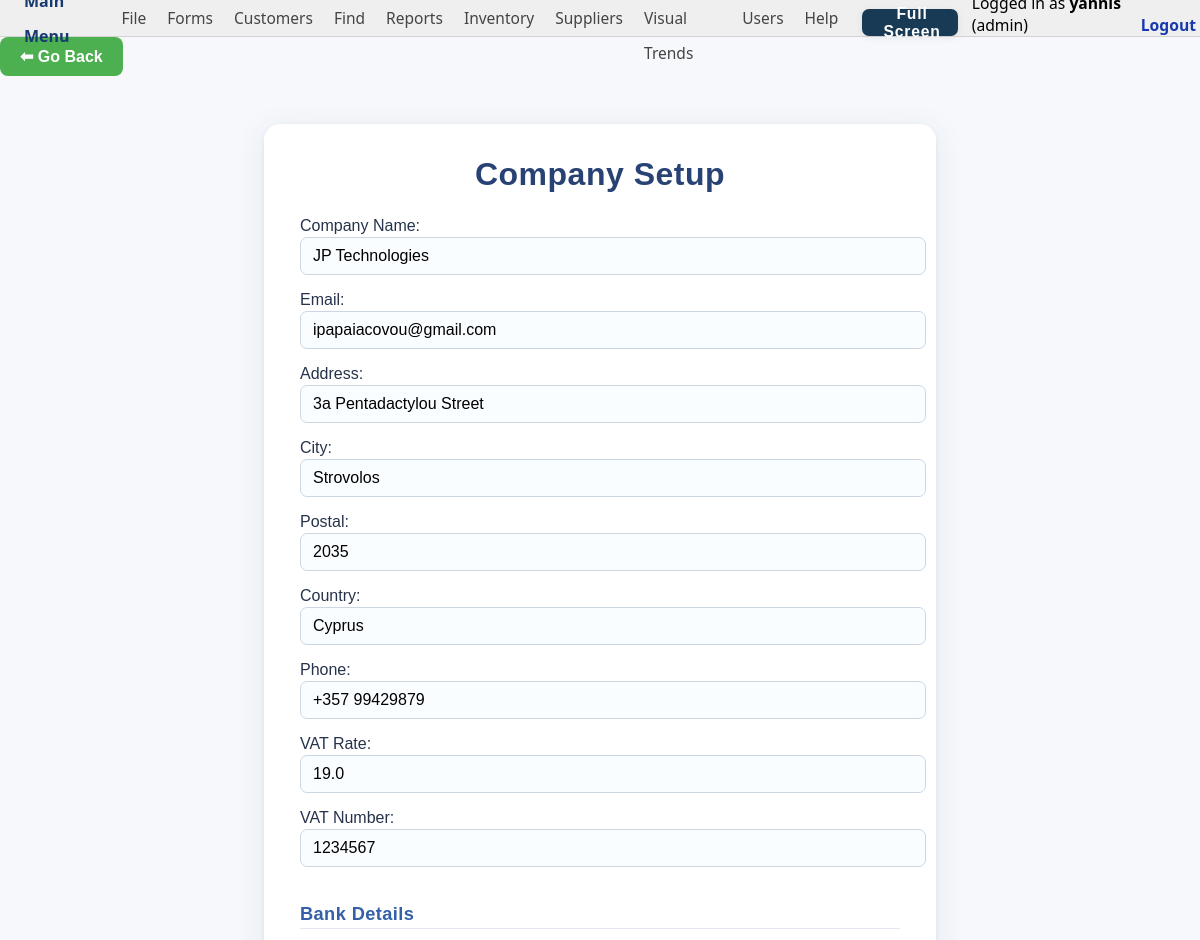
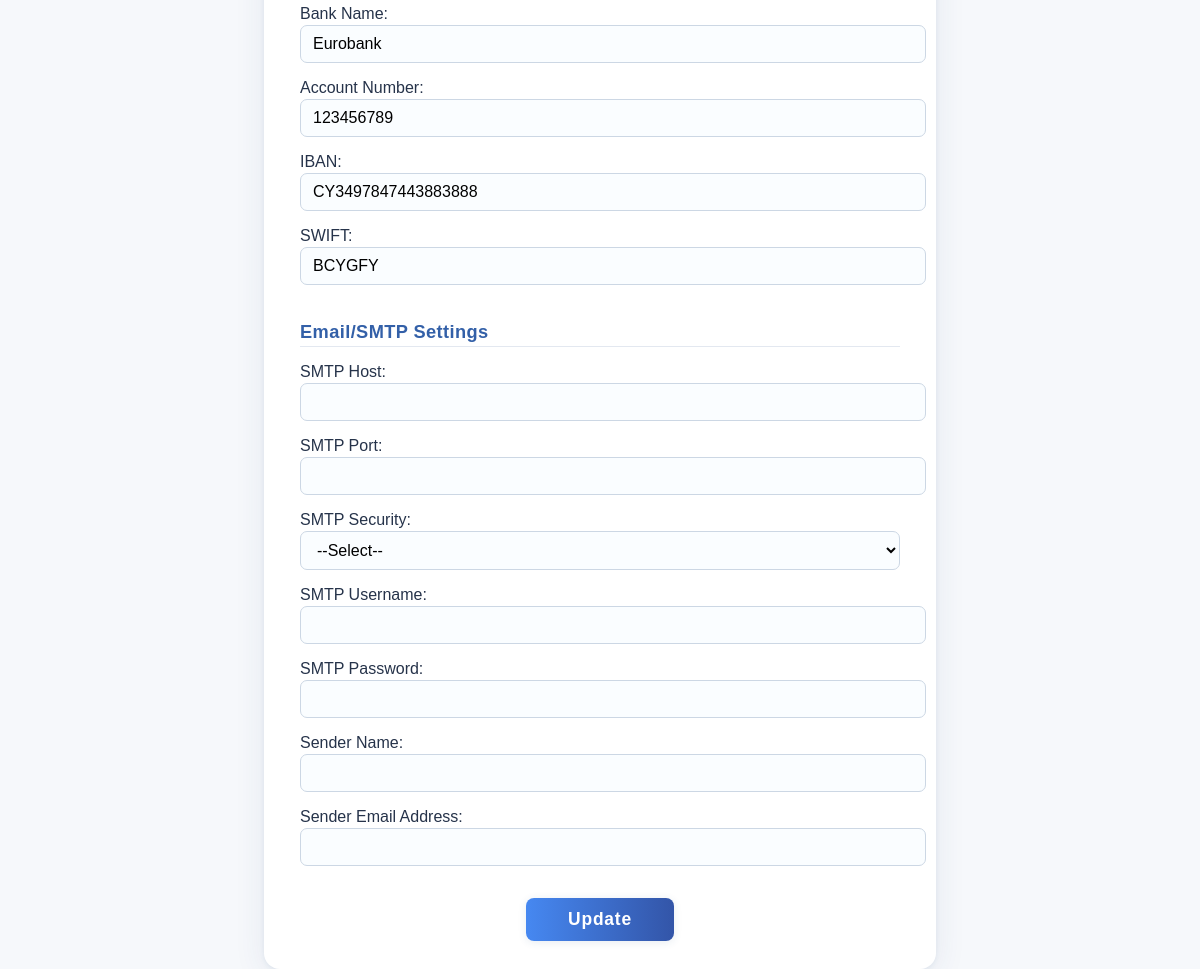
The page /company_setup (signed in) on the database its author committed (2 pictures, top to bottom).
### tables this page shows
CREATE TABLE users (
                    id INTEGER PRIMARY KEY AUTOINCREMENT,
                    username TEXT UNIQUE NOT NULL,
                    password_hash TEXT NOT NULL,
                    role TEXT NOT NULL CHECK(role IN ('admin','user')),
                    created_at TIMESTAMP DEFAULT CURRENT_TIMESTAMP
                , first_name TEXT, last_name TEXT, must_change_password INTEGER DEFAULT 0, active INTEGER NOT NULL DEFAULT 1, department TEXT);

CREATE TABLE company_info (
    id INTEGER PRIMARY KEY AUTOINCREMENT,
    company_name TEXT,
    email TEXT,
    address TEXT,
    city TEXT,
    postal TEXT,
    country TEXT,
    phone TEXT,
    vat_rate REAL,
    vat TEXT,
    bank_name TEXT,
    account_number TEXT,
    swift TEXT,
    iban TEXT,
    updated_at TIMESTAMP DEFAULT CURRENT_TIMESTAMP
, smtp_host TEXT, smtp_port INTEGER, smtp_security TEXT, smtp_username TEXT, smtp_password TEXT, email_sender TEXT, email_sender_address TEXT);

### app.py (the view, shortened to what this page needs)
@app.route('/company_setup', methods=['GET', 'POST'])
@admin_required
def company_setup():
    with closing(db_connect()) as conn:
        cur = conn.cursor()
        cur.execute("SELECT * FROM company_info ORDER BY updated_at DESC LIMIT 1")
        company = cur.fetchone()
        keys = [d[0] for d in cur.description]
        company_dict = dict(zip(keys, company)) if company else {}
    return render_template('company_setup_form.html', company=company_dict)

### app.py (called while the page is built)
@app.context_processor
def inject_company():
    with closing(db_connect()) as conn:
        cur = conn.cursor()
        cur.execute("SELECT * FROM company_info ORDER BY updated_at DESC LIMIT 1")
        row = cur.fetchone()
        if row:
            keys = [d[0] for d in cur.description]
            company = dict(zip(keys, row))
        else:
            company = {}
    return {"company": company}

@app.context_processor
def inject_user():
    return dict(current_user=current_user())

def db_connect(row_factory=None):
    conn = sqlite3.connect(DATABASE_FILE, timeout=15, isolation_level=None)
    if row_factory:
        conn.row_factory = row_factory
    with conn:
        conn.execute("PRAGMA journal_mode=WAL;")
        conn.execute("PRAGMA busy_timeout=15000;")
        conn.execute("PRAGMA foreign_keys=ON;")
    return conn

def current_user():
    if 'user_id' not in session:
        return None
    with closing(db_connect()) as conn:
        cur = conn.cursor()
        cur.execute('SELECT id, username, role FROM users WHERE id=?', (session['user_id'],))
        row = cur.fetchone()
        if row:
            return {'id': row[0], 'username': row[1], 'role': row[2]}
    return None

def admin_required(f):
    @wraps(f)
    def decorated_function(*args, **kwargs):
        user = current_user()
        if not user or user['role'] != 'admin':
            flash("Admin access required.", "danger")
            return redirect(url_for('login'))
        return f(*args, **kwargs)
    return decorated_function

### templates/company_setup_form.html (shortened to what this page needs)
<!DOCTYPE html>
<html lang="en">
<head>
</head>
<body>
{% include 'menu.html' %}
<a href="javascript:history.back()" class="back-btn">⬅ Go Back</a>
    <div class="container">
        <h2>Company Setup</h2>
        <form method="POST" autocomplete="off">
            <label>Company Name:
                <input type="text" name="company_name" required value="{{ company.company_name or '' }}">
            </label>
            <label>Email:
                <input type="email" name="email" required value="{{ company.email or '' }}">
            </label>
            <label>Address:
                <input type="text" name="address" value="{{ company.address or '' }}">
            </label>
            <label>City:
                <input type="text" name="city" value="{{ company.city or '' }}">
            </label>
            <label>Postal:
                <input type="text" name="postal" value="{{ company.postal or '' }}">
            </label>
            <label>Country:
                <input type="text" name="country" value="{{ company.country or '' }}">
            </label>
            <label>Phone:
                <input type="text" name="phone" value="{{ company.phone or '' }}">
            </label>
            <label>VAT Rate:
                <input type="number" step="0.01" name="vat_rate" value="{{ company.vat_rate or '' }}">
            </label>
            <label>VAT Number:
                <input type="text" name="vat" value="{{ company.vat or '' }}">
            </label>
            <div class="section-title">Bank Details</div>
            <label>Bank Name:
                <input type="text" name="bank_name" value="{{ company.bank_name or '' }}">
            </label>
            <label>Account Number:
                <input type="text" name="account_number" value="{{ company.account_number or '' }}">
            </label>
            <label>IBAN:
                <input type="text" name="iban" value="{{ company.iban or '' }}">
            </label>
            <label>SWIFT:
                <input type="text" name="swift" value="{{ company.swift or '' }}">
            </label>
            <div class="section-title">Email/SMTP Settings</div>
            <label>SMTP Host:
                <input type="text" name="smtp_host" value="{{ company.smtp_host or '' }}">
            </label>
            <label>SMTP Port:
                <input type="number" name="smtp_port" value="{{ company.smtp_port or '' }}">
            </label>
            <label>SMTP Security:
                <select name="smtp_security">
                    <option value="" {% if not company.smtp_security %}selected{% endif %}>--Select--</option>
                </select>
            </label>
            <label>SMTP Username:
                <input type="text" name="smtp_username" value="{{ company.smtp_username or '' }}">
            </label>
            <label>SMTP Password:
                <input type="password" name="smtp_password" autocomplete="new-password" value="{{ company.smtp_password or '' }}">
            </label>
            <label>Sender Name:
                <input type="text" name="email_sender" value="{{ company.email_sender or '' }}">
            </label>
            <label>Sender Email Address:
                <input type="email" name="email_sender_address" value="{{ company.email_sender_address or '' }}">
            </label>
            {% if not company %}
                <button type="submit" name="action" value="create">Save</button>
            {% else %}
                <button type="submit" name="action" value="update">Update</button>
            {% endif %}
        </form>
    </div>
</body>
</html>

### templates/menu.html (shortened to what this page needs)
<div class="top-menu-bar">
    <a href="{{ url_for('dashboard') }}" class="back-main" title="Back to Main Menu" aria-label="Back to Main Menu">
  <span class="label">Main Menu</span>
</a>
    <div class="menu-item" id="fileMenuBtn">
        File
    </div>
    <div class="menu-item" id="formsMenuBtn">
        Forms
    </div>
    <div class="menu-item" id="customersMenuBtn">
        Customers
    </div>
    <div class="menu-item" id="findMenuBtn">
        Find
    </div>
    <div class="menu-item" id="reportsMenuBtn">
        Reports
    </div>
    <div class="menu-item" id="inventoryMenuBtn">
        Inventory
    </div>
    <div class="menu-item" id="suppliersMenuBtn">
        Suppliers
    </div>
    <div class="menu-item" id="visualTrendsMenuBtn">
        Visual Trends
    </div>
    <div class="menu-item" id="usersMenuBtn">
        Users
    </div>
    <div class="menu-item" id="helpMenuBtn">
        Help
    </div>
    <div class="right-links">
        <button id="fullscreen-menu-btn" class="fullscreen-menu-btn">
            <span id="fullscreen-menu-btn-label">Full Screen</span>
        </button>
        {% if current_user %}
            <span>Logged in as <b>{{ current_user.username }}</b> ({{ current_user.role }})</span>
            <a href="{{ url_for('logout') }}">Logout</a>
        {% else %}
            <a href="{{ url_for('login') }}">Login</a>
        {% endif %}
    </div>
</div>

### templates/company_setup_form.html (style rules this page uses)
body { font-family: 'Segoe UI', 'Roboto', Arial, sans-serif; background: #f6f8fb; margin: 0; min-height: 100vh; }
.container { max-width: 600px; margin: 48px auto; padding: 32px 36px 28px 36px; background: #fff; border-radius: 16px; box-shadow: 0 6px 32px 0 rgba(45,70,120,0.09), 0 1.5px 5px 0 rgba(40,80,130,0.07); }
h2 { margin-top: 0; margin-bottom: 24px; font-size: 2.0rem; letter-spacing: 0.5px; color: #294274; text-align: center; font-weight: 600; }
.section-title { margin-top: 36px; margin-bottom: 10px; font-size: 1.14rem; font-weight: 600; color: #3360a8; border-bottom: 1.5px solid #e3e8f0; padding-bottom: 3px; letter-spacing: 0.4px; }
label { display: block; margin-top: 16px; margin-bottom: 5px; color: #26334a; font-size: 1rem; }
input[type="text"], input[type="email"], input[type="number"], input[type="password"], select { width: 100%; max-width: 100%; padding: 9px 12px; margin-top: 2px; border: 1px solid #ccd7e4; border-radius: 7px; font-size: 1rem; background: #fafdff; transition: border-color 0.18s; }
button { display: block; margin: 32px auto 0 auto; padding: 11px 42px; background: linear-gradient(90deg, #4688f1 0%, #3355a8 100%); color: #fff; border: none; border-radius: 8px; font-size: 1.09rem; font-weight: 600; letter-spacing: 0.8px; box-shadow: 0 1.5px 8px 0 rgba(40,80,130,0.11); cursor: pointer; transition: background 0.22s, transform 0.16s; }
.back-btn { display: inline-block; padding: 10px 20px; background-color: #4CAF50; color: white; text-decoration: none; border-radius: 8px; font-weight: bold; transition: background-color 0.3s ease; }

### templates/menu.html (style rules this page uses)
body { font-family: Arial, sans-serif; margin:0; padding:0; }
.top-menu-bar { background: #efefef; height: 36px; display: flex; align-items: end; padding-left: 6px; border-bottom: 1px solid #d3d3d3; font-family: Segoe UI, Arial, sans-serif; position: relative; z-index: 10; font-size: 1em; }
.back-main { display: inline-flex; align-items: center; gap: 8px; height: 35px; line-height: 35px; padding: 0 10px; margin-right: 10px; color: #173a71; text-decoration: none; font-weight: 600; border-radius: 6px; transition: background 0.15s, color 0.15s; user-select: none; }
.menu-item { position: relative; padding: 0 14px 0 7px; height: 35px; line-height: 35px; cursor: pointer; color: #444; font-size: 0.97em; background: none; border: none; outline: none; transition: background 0.15s; }
.top-menu-bar .right-links { margin-left: auto; display: flex; align-items: end; gap: 14px; font-size: 0.98em; }
.top-menu-bar .right-links a { text-decoration: none; color: #1839ae; font-weight: 600; margin-left: 4px; margin-right: 4px; }
.fullscreen-menu-btn { margin-left: 10px; background: #193a54; color: #fff; border: none; border-radius: 7px; padding: 4px 13px 4px 10px; font-size: 1em; display: flex; align-items: center; gap: 7px; cursor: pointer; height: 27px; box-shadow: 0 2px 8px #0001; transition: background 0.18s; outline: none; }

### rows shown on the page
users: role "admin"
company_info: company_name "JP Technologies", email "ipapaiacovou@gmail.com", address "3a Pentadactylou Street", city "Strovolos", postal "2035", country "Cyprus", phone "+357 99429879", vat_rate "19.0", vat "1234567", bank_name "Eurobank", account_number "123456789", iban "CY3497847443883888", swift "BCYGFY"
